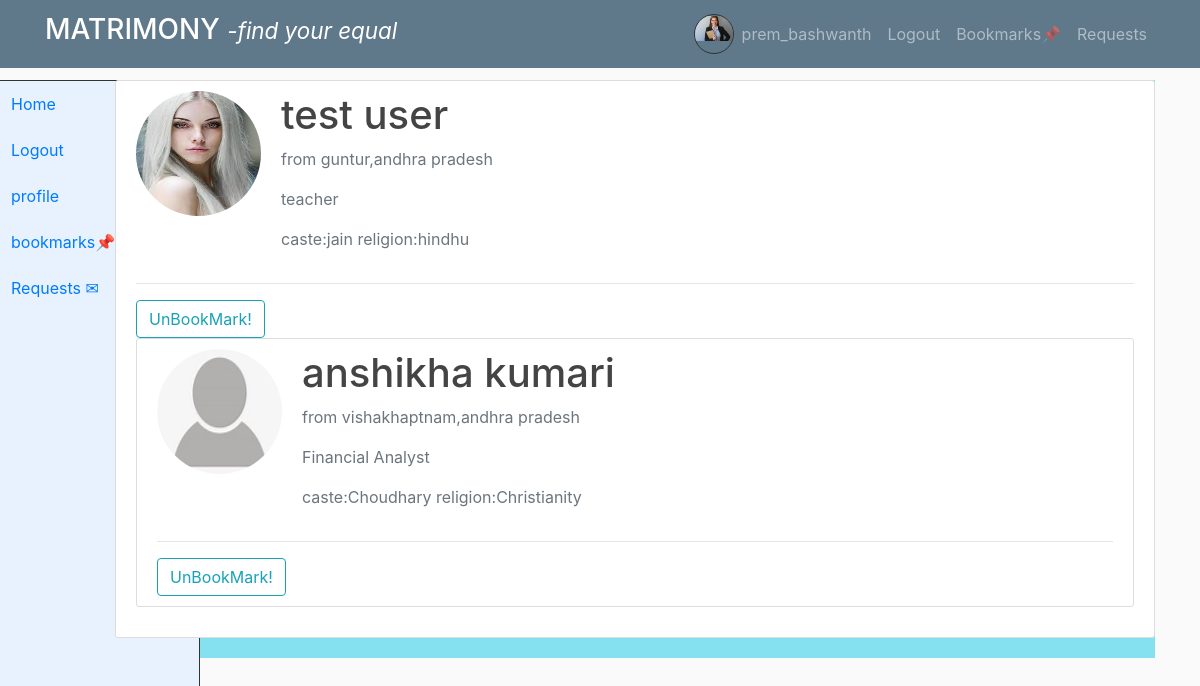
The page /bookmarks/ (signed in) on the database its author committed.
### users/models.py (models this page shows, shortened)
class profile_personal_info(models.Model):
    class Gender(models.TextChoices):
        MALE = 'M', 'Male'
        FEMALE = 'F', 'Female'
    class Diet(models.TextChoices):
        VEG = 'veg', 'Vegetarian'
        NONVEG = 'nonveg', 'Non-Vegetarian'
        EGGTERIAN='eggterian','eggterian'
    class BloodGroup(models.TextChoices):
        A_POSITIVE = 'A+', 'A+'
        A_NEGATIVE = 'A-', 'A-'
        B_POSITIVE = 'B+', 'B+'
        B_NEGATIVE = 'B-', 'B-'
        AB_POSITIVE = 'AB+', 'AB+'
        AB_NEGATIVE = 'AB-', 'AB-'
        O_POSITIVE = 'O+', 'O+'
        O_NEGATIVE = 'O-', 'O-'
    class phd(models.TextChoices):
        NO='none','no'
        YES='yes','yes'
    class Colour(models.TextChoices):
        FAIR = 'fair', 'Fair'
        WHEATISH = 'wheatish', 'Wheatish'
        TANNED = 'tanned', 'Tanned'
        DARK = 'dark', 'Dark'
        BLACK = 'black', 'Black'
        OTHER = 'other', 'Other'
    class MaritalStatus(models.TextChoices):
        NEVERMARRIED = 'Single', 'Single'
        MARRIED = 'Married', 'Married'
        DIVORCED = 'Divorced', 'Divorced'
        WIDOWED = 'Widowed', 'Widowed'
        SEPARATED = 'Separated', 'Separated'
    user=models.OneToOneField(User,on_delete=models.CASCADE)
    profile_id = models.CharField(max_length=10, unique=True, editable=False)
    firstname=models.CharField(max_length=50)
    lastname=models.CharField(max_length=50)
    image_pic=models.ImageField(default='default.jpg',upload_to='profile_pics')
    image1=models.ImageField(default='default.jpg',upload_to='profile_pics')
    image2=models.ImageField(default='default.jpg',upload_to='profile_pics')
    image3=models.ImageField(default='default.jpg',upload_to='profile_pics')
    city=models.CharField(max_length=50)
    state=models.CharField(max_length=50)
    dob = models.DateField()
    height = models.FloatField()
    diet = models.CharField(max_length=15, choices=Diet.choices, default=Diet.VEG)
    gender = models.CharField(max_length=1, choices=Gender.choices)
    weigth=models.IntegerField()
    blood_group = models.CharField(max_length=4, choices=BloodGroup.choices, default=BloodGroup.A_POSITIVE)
    physical_disability=models.CharField(max_length=10,choices=phd.choices,default=phd.NO)
    skin_colour = models.CharField(max_length=10, choices=Colour.choices,default=Colour.FAIR)
    marital_status = models.CharField(max_length=10, choices=MaritalStatus.choices,default=MaritalStatus.NEVERMARRIED)
    created_at = models.DateTimeField(auto_now_add=True)
    phone_number=models.CharField(max_length=13,default='')

class Bookmark(models.Model):
    user = models.ForeignKey(User, on_delete=models.CASCADE)
    firstname=models.CharField(max_length=50)
    lastname=models.CharField(max_length=50)
    image=models.ImageField(default='default.jpg',upload_to='profile_pics',null=True, blank=True)
    city=models.CharField(max_length=50)
    state=models.CharField(max_length=50)
    occupation=models.CharField(max_length=50)
    religion=models.CharField(max_length=20)
    caste=models.CharField(max_length=20)
    no=models.IntegerField(null=True,blank=True)

### users/views.py (the view)
# urls.py: path('bookmarks/',user_views.bookmarks,name='bookmarks'),
@login_required
def bookmarks(request):
    shortlisted_profiles = Bookmark.objects.filter(user=request.user)
    return render(request, 'users/shortlist.html', {'shortlisted_profiles': shortlisted_profiles})

### users/templates/users/shortlist.html (shortened to what this page needs)
{% extends "users/base.html"%}
{% block content %}
{%for shortlisted_profile in shortlisted_profiles %}
<div class="content-section" class="temp"><a href="{%url 'profile' shortlisted_profile.no %}">
    <div class="media">
       <img class="rounded-circle account-img" src="{{ shortlisted_profile.image.url}}">
      <div class="media-body">
        <h2 class="account-heading">{{shortlisted_profile.firstname}} {{shortlisted_profile.lastname}}</h2>
        <p class="text-secondary">from {{shortlisted_profile.city}},{{shortlisted_profile.state}} </p>
        <p class="text-secondary">{{shortlisted_profile.occupation}}</p>
        <p class="text-secondary">caste:{{shortlisted_profile.caste}}  <span> religion:{{shortlisted_profile.religion}}</span></p>
      </div>
    </div>
    <div></a>
      <hr>
      <form method="post" action="{%url 'unbookmark' shortlisted_profile.no%}">
        <button type="submit" class="btn btn-outline-info" name="bookmark">UnBookMark!</button>
    </form>
</div>
    {%endfor%}
  {% endblock %}

### users/templates/users/base.html (shortened to what this page needs)
{% load static %}
<!DOCTYPE html>
<html>
<head>
    <link rel="stylesheet" href="https://cdn.jsdelivr.net/npm/bootstrap@4.0.0/dist/css/bootstrap.min.css">
    <link rel="stylesheet" type="text/css" href="{% static 'users/main.css' %}">
</head>
<body>
    {% if user.is_authenticated %}
<nav class="navbar navbar-expand-md navbar-dark bg-steel fixed-top ">
    {% else %}
    <nav class="navbar navbar-expand-md navbar-dark bg-steel fixed-top mycolor1">
    {% endif %}
    <div class="container">
        {% if user.is_authenticated %}
        <a class="navbar-brand "  href="{% url 'home'  %}"><h3 style="color: white;">MATRIMONY <span><small><em>-find your equal</em></small></span></h3></a>
        {% else %}
        <a class="navbar-brand "  href="{% url 'landing'  %}"><h3 style="color: white;">MATRIMONY <span><small><em>-find your equal</em></small></span></h3></a>
            <a class="nav-item nav-link" href="{%url 'about' %}"><h4 style="color: white;">About Us</h4></a>
              {% endif %}
        <div class="navbar-nav ml-auto">
            {% if user.is_authenticated %}
<div id="navbar">
    <div class="profile-picture1" >
        <img  radius='1' src="{{ user.profile_personal_info.image_pic.url}}" alt="{{ user.username }}'s Profile Picture">
    </div>
</div>
            <a class="nav-item nav-link" href="{% url 'profile' user.id %}">{{ user.username }}</a>
            <a class="nav-item nav-link" href="{% url 'logout' %}">Logout</a>
            <a class="nav-item nav-link" href="{% url 'bookmarks' %}">Bookmarks📌</a>
            <a class="nav-item nav-link" href="{% url 'received_requests' %}">Requests</a>
            {% else %}
            <a class="nav-item nav-link" href="{% url 'login' %}"><h5 style="color: white;">Login</h5></a>
            <a class="nav-item nav-link" href="{% url 'register' %}">Register</a>
            {% endif %}
        </div>
    </div>
</nav>
{% if user.is_authenticated %}
<nav id="sidebar" class="mycolor">
  <div class="position-fixed">
      <ul class="list-unstyled components">
        <li class="nav-item">
            <a class="nav-item nav-link" href="{%url 'home' %}">Home</a>
          </li>
          {% if user.is_authenticated %}
          <li class="nav-item">
          <a class="nav-item nav-link" href="{%url 'logout' %}">Logout</a>
        </li>
          <li class="nav-item">
          <a class="nav-item nav-link" href="{%url 'profile' user.id %}">profile</a>
        </li>
          <li class="nav-item">
          <a class="nav-item nav-link" href="{%url 'bookmarks'  %}">bookmarks📌</a>
        </li>
          <li class="nav-item">
          <a class="nav-item nav-link" href="{%url 'received_requests'  %}">Requests ✉</a>
        </li>
          {% endif %}
      </ul>
  </div>
</nav>
{% endif %}
{% if user.is_authenticated %}
<div class="container mt-20">
    <div id="content" class="mycolor">
        <main role="main " >
            <div class="row ">
                <div class="col " >
                    <div >
                    {% block content %}{% endblock %}
                    </div>
        </main>
    </div>
</div>
{% else %}
{% block content1 %}{% endblock %}
{% endif %}

### users/static/users/main.css (style rules this page uses)
body { background: #fafafa; color: #333333; margin-top: 5rem; }
h1, h2, h3, h4, h5, h6 { color: #444444; }
ul { margin: 0; }
.bg-steel { background-color: #5f788a; }
.content-section { background: #ffffff; padding: 10px 20px; border: 1px solid #dddddd; border-radius: 3px; margin-bottom: 20px; }
.account-img { height: 125px; width: 125px; margin-right: 20px; margin-bottom: 16px; }
.account-heading { font-size: 2.5rem; }
.mycolor { background-color:#85e1ef; }

### rows shown on the page
Bookmark: image (picture), firstname "test", lastname "user", city "guntur", state "andhra pradesh", occupation "teacher", caste "jain", religion "hindhu"
Bookmark: image (placeholder picture), firstname "anshikha", lastname "kumari", city "vishakhaptnam", state "andhra pradesh", occupation "Financial Analyst", caste "Choudhary", religion "Christianity"

### other values the page prints
{{ user.username }} "prem_bashwanth"
